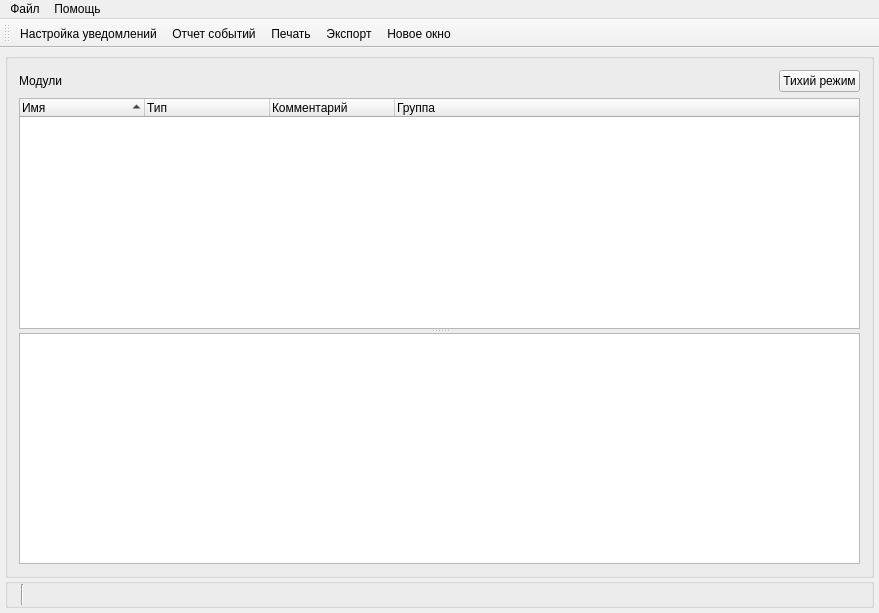
<?xml version="1.0" encoding="UTF-8"?>
<ui version="4.0">
 <class>MainWin</class>
 <widget class="QMainWindow" name="MainWin">
  <property name="geometry">
   <rect>
    <x>0</x>
    <y>0</y>
    <width>879</width>
    <height>613</height>
   </rect>
  </property>
  <property name="windowTitle">
   <string>SVMonitor</string>
  </property>
  <property name="windowIcon">
   <iconset resource="../resources/resource.qrc">
    <normaloff>:/SVMonitor/images/logo.png</normaloff>:/SVMonitor/images/logo.png</iconset>
  </property>
  <widget class="QWidget" name="centralWidget">
   <layout class="QVBoxLayout" name="verticalLayout_2">
    <property name="spacing">
     <number>0</number>
    </property>
    <property name="leftMargin">
     <number>5</number>
    </property>
    <property name="topMargin">
     <number>5</number>
    </property>
    <property name="rightMargin">
     <number>5</number>
    </property>
    <property name="bottomMargin">
     <number>5</number>
    </property>
    <item>
     <widget class="QSplitter" name="splitter">
      <property name="orientation">
       <enum>Qt::Horizontal</enum>
      </property>
      <widget class="QGroupBox" name="groupBox">
       <property name="title">
        <string/>
       </property>
       <layout class="QVBoxLayout" name="verticalLayout">
        <item>
         <layout class="QHBoxLayout" name="horizontalLayout_2">
          <item>
           <widget class="QLabel" name="label">
            <property name="text">
             <string>Модули</string>
            </property>
           </widget>
          </item>
          <item>
           <spacer name="horizontalSpacer">
            <property name="orientation">
             <enum>Qt::Horizontal</enum>
            </property>
            <property name="sizeHint" stdset="0">
             <size>
              <width>40</width>
              <height>20</height>
             </size>
            </property>
           </spacer>
          </item>
          <item>
           <widget class="QPushButton" name="btnSlowPlay">
            <property name="text">
             <string>Тихий режим</string>
            </property>
           </widget>
          </item>
         </layout>
        </item>
        <item>
         <widget class="QSplitter" name="splitter_2">
          <property name="orientation">
           <enum>Qt::Vertical</enum>
          </property>
          <widget class="treeWidgetExt" name="treeSignals">
           <property name="editTriggers">
            <set>QAbstractItemView::NoEditTriggers</set>
           </property>
           <property name="tabKeyNavigation">
            <bool>true</bool>
           </property>
           <property name="sortingEnabled">
            <bool>true</bool>
           </property>
           <property name="wordWrap">
            <bool>true</bool>
           </property>
           <property name="columnCount">
            <number>4</number>
           </property>
           <attribute name="headerDefaultSectionSize">
            <number>125</number>
           </attribute>
           <attribute name="headerShowSortIndicator" stdset="0">
            <bool>true</bool>
           </attribute>
           <column>
            <property name="text">
             <string>Имя</string>
            </property>
           </column>
           <column>
            <property name="text">
             <string>Тип</string>
            </property>
           </column>
           <column>
            <property name="text">
             <string>Комментарий</string>
            </property>
           </column>
           <column>
            <property name="text">
             <string>Группа</string>
            </property>
           </column>
          </widget>
          <widget class="QTextEdit" name="txtStatusMess"/>
         </widget>
        </item>
       </layout>
      </widget>
     </widget>
    </item>
    <item>
     <widget class="QGroupBox" name="groupBox_2">
      <property name="maximumSize">
       <size>
        <width>16777215</width>
        <height>30</height>
       </size>
      </property>
      <property name="title">
       <string/>
      </property>
      <layout class="QHBoxLayout" name="horizontalLayout">
       <property name="spacing">
        <number>3</number>
       </property>
       <property name="leftMargin">
        <number>3</number>
       </property>
       <property name="topMargin">
        <number>0</number>
       </property>
       <property name="rightMargin">
        <number>0</number>
       </property>
       <property name="bottomMargin">
        <number>0</number>
       </property>
       <item>
        <widget class="QLabel" name="lbAllSignCnt">
         <property name="text">
          <string/>
         </property>
        </widget>
       </item>
       <item>
        <widget class="Line" name="line">
         <property name="orientation">
          <enum>Qt::Vertical</enum>
         </property>
        </widget>
       </item>
       <item>
        <widget class="QLabel" name="lbSignCnt">
         <property name="text">
          <string/>
         </property>
        </widget>
       </item>
       <item>
        <spacer name="horizontalSpacer_2">
         <property name="orientation">
          <enum>Qt::Horizontal</enum>
         </property>
         <property name="sizeHint" stdset="0">
          <size>
           <width>40</width>
           <height>20</height>
          </size>
         </property>
        </spacer>
       </item>
      </layout>
     </widget>
    </item>
   </layout>
  </widget>
  <widget class="QMenuBar" name="menuBar">
   <property name="geometry">
    <rect>
     <x>0</x>
     <y>0</y>
     <width>879</width>
     <height>26</height>
    </rect>
   </property>
   <widget class="QMenu" name="menuMain">
    <property name="title">
     <string>Файл</string>
    </property>
    <addaction name="actionSettings"/>
    <addaction name="actionExit"/>
   </widget>
   <widget class="QMenu" name="menuHelp">
    <property name="title">
     <string>Помощь</string>
    </property>
    <addaction name="actionProgram"/>
   </widget>
   <addaction name="menuMain"/>
   <addaction name="menuHelp"/>
  </widget>
  <widget class="QToolBar" name="mainToolBar">
   <attribute name="toolBarArea">
    <enum>TopToolBarArea</enum>
   </attribute>
   <attribute name="toolBarBreak">
    <bool>false</bool>
   </attribute>
   <addaction name="actionTrgPanel"/>
   <addaction name="actionEventOrder"/>
   <addaction name="actionPrint"/>
   <addaction name="actionExport"/>
   <addaction name="actionNewWin"/>
  </widget>
  <action name="actionOpen">
   <property name="icon">
    <iconset resource="../resources/resource.qrc">
     <normaloff>:/SVMonitor/images/open.png</normaloff>:/SVMonitor/images/open.png</iconset>
   </property>
   <property name="text">
    <string/>
   </property>
  </action>
  <action name="actionExit">
   <property name="text">
    <string>Выход</string>
   </property>
  </action>
  <action name="actionAdd">
   <property name="icon">
    <iconset>
     <normaloff>:/SVMonitor/resources/images/add.png</normaloff>:/SVMonitor/resources/images/add.png</iconset>
   </property>
   <property name="text">
    <string>Добавить</string>
   </property>
  </action>
  <action name="actionSignals">
   <property name="icon">
    <iconset>
     <normaloff>:/SVMonitor/resources/images/icon.png</normaloff>:/SVMonitor/resources/images/icon.png</iconset>
   </property>
   <property name="text">
    <string>Сигналы</string>
   </property>
  </action>
  <action name="actionTrgPanel">
   <property name="icon">
    <iconset resource="../resources/resource.qrc">
     <normaloff>:/SVMonitor/images/flag-red.png</normaloff>:/SVMonitor/images/flag-red.png</iconset>
   </property>
   <property name="text">
    <string>Настройка уведомлений</string>
   </property>
  </action>
  <action name="actionSettings">
   <property name="text">
    <string>Настройки</string>
   </property>
  </action>
  <action name="actionEventOrder">
   <property name="icon">
    <iconset resource="../resources/resource.qrc">
     <normaloff>:/SVMonitor/images/icon.png</normaloff>:/SVMonitor/images/icon.png</iconset>
   </property>
   <property name="text">
    <string>Отчет событий</string>
   </property>
  </action>
  <action name="actionProgram">
   <property name="text">
    <string>О программе</string>
   </property>
  </action>
  <action name="actionCheckUpdate">
   <property name="text">
    <string>Проверить обновления</string>
   </property>
  </action>
  <action name="actionPrint">
   <property name="icon">
    <iconset resource="../resources/resource.qrc">
     <normaloff>:/SVMonitor/images/print.png</normaloff>:/SVMonitor/images/print.png</iconset>
   </property>
   <property name="text">
    <string>Печать</string>
   </property>
  </action>
  <action name="actionExport">
   <property name="icon">
    <iconset resource="../resources/resource.qrc">
     <normaloff>:/SVMonitor/images/export.png</normaloff>:/SVMonitor/images/export.png</iconset>
   </property>
   <property name="text">
    <string>Экспорт</string>
   </property>
  </action>
  <action name="actionNewWin">
   <property name="icon">
    <iconset resource="../resources/resource.qrc">
     <normaloff>:/SVMonitor/images/add.png</normaloff>:/SVMonitor/images/add.png</iconset>
   </property>
   <property name="text">
    <string>Новое окно</string>
   </property>
  </action>
 </widget>
 <layoutdefault spacing="6" margin="11"/>
 <customwidgets>
  <customwidget>
   <class>treeWidgetExt</class>
   <extends>QTreeWidget</extends>
   <header>src/treeWidgetExt.h</header>
  </customwidget>
 </customwidgets>
 <resources>
  <include location="../resources/resource.qrc"/>
 </resources>
 <connections/>
</ui>
